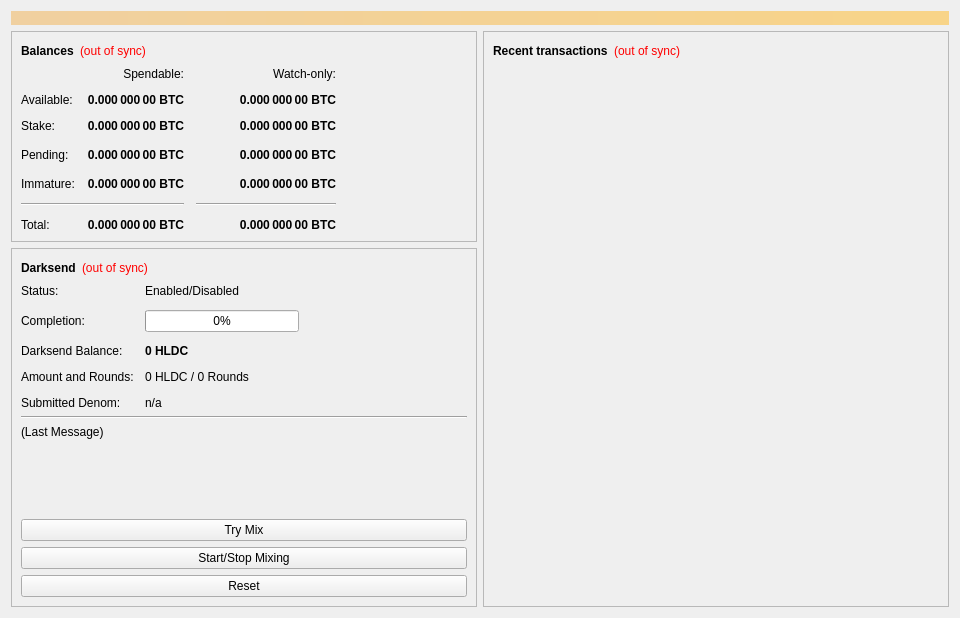
<?xml version="1.0" encoding="UTF-8"?>
<ui version="4.0">
 <class>OverviewPage</class>
 <widget class="QWidget" name="OverviewPage">
  <property name="geometry">
   <rect>
    <x>0</x>
    <y>0</y>
    <width>960</width>
    <height>618</height>
   </rect>
  </property>
  <property name="minimumSize">
   <size>
    <width>960</width>
    <height>0</height>
   </size>
  </property>
  <property name="windowTitle">
   <string>Form</string>
  </property>
  <property name="styleSheet">
   <string notr="true"/>
  </property>
  <layout class="QVBoxLayout" name="topLayout">
   <item>
    <widget class="QLabel" name="labelAlerts">
     <property name="visible">
      <bool>false</bool>
     </property>
     <property name="styleSheet">
      <string notr="true">background-color: qlineargradient(x1: 0, y1: 0, x2: 1, y2: 0, stop:0 #F0D0A0, stop:1 #F8D488); color:#000000;</string>
     </property>
     <property name="wordWrap">
      <bool>true</bool>
     </property>
     <property name="margin">
      <number>3</number>
     </property>
    </widget>
   </item>
   <item>
    <layout class="QHBoxLayout" name="horizontalLayout" stretch="1,1">
     <item>
      <layout class="QVBoxLayout" name="verticalLayout_2">
       <item>
        <widget class="QFrame" name="frame">
         <property name="frameShape">
          <enum>QFrame::StyledPanel</enum>
         </property>
         <property name="frameShadow">
          <enum>QFrame::Raised</enum>
         </property>
         <layout class="QVBoxLayout" name="verticalLayout_4">
          <item>
           <layout class="QHBoxLayout" name="horizontalLayout_4">
            <item>
             <widget class="QLabel" name="label_5">
              <property name="font">
               <font>
                <weight>75</weight>
                <bold>true</bold>
               </font>
              </property>
              <property name="text">
               <string>Balances</string>
              </property>
             </widget>
            </item>
            <item>
             <widget class="QLabel" name="labelWalletStatus">
              <property name="cursor">
               <cursorShape>WhatsThisCursor</cursorShape>
              </property>
              <property name="toolTip">
               <string>The displayed information may be out of date. Your wallet automatically synchronizes with the HeldCoin network after a connection is established, but this process has not completed yet.</string>
              </property>
              <property name="styleSheet">
               <string notr="true">QLabel { color: red; }</string>
              </property>
              <property name="text">
               <string notr="true">(out of sync)</string>
              </property>
              <property name="alignment">
               <set>Qt::AlignLeading|Qt::AlignLeft|Qt::AlignVCenter</set>
              </property>
             </widget>
            </item>
            <item>
             <spacer name="horizontalSpacer_3">
              <property name="orientation">
               <enum>Qt::Horizontal</enum>
              </property>
              <property name="sizeHint" stdset="0">
               <size>
                <width>40</width>
                <height>20</height>
               </size>
              </property>
             </spacer>
            </item>
           </layout>
          </item>
          <item>
           <layout class="QGridLayout" name="gridLayout">
            <property name="spacing">
             <number>12</number>
            </property>
            <item row="3" column="2">
             <widget class="QLabel" name="labelWatchPending">
              <property name="font">
               <font>
                <weight>75</weight>
                <bold>true</bold>
               </font>
              </property>
              <property name="cursor">
               <cursorShape>IBeamCursor</cursorShape>
              </property>
              <property name="toolTip">
               <string>Unconfirmed transactions to watch-only addresses</string>
              </property>
              <property name="text">
               <string notr="true">0.000 000 00 BTC</string>
              </property>
              <property name="alignment">
               <set>Qt::AlignRight|Qt::AlignTrailing|Qt::AlignVCenter</set>
              </property>
              <property name="textInteractionFlags">
               <set>Qt::LinksAccessibleByMouse|Qt::TextSelectableByKeyboard|Qt::TextSelectableByMouse</set>
              </property>
             </widget>
            </item>
            <item row="3" column="1">
             <widget class="QLabel" name="labelUnconfirmed">
              <property name="font">
               <font>
                <weight>75</weight>
                <bold>true</bold>
               </font>
              </property>
              <property name="cursor">
               <cursorShape>IBeamCursor</cursorShape>
              </property>
              <property name="toolTip">
               <string>Total of transactions that have yet to be confirmed, and do not yet count toward the spendable balance</string>
              </property>
              <property name="text">
               <string notr="true">0.000 000 00 BTC</string>
              </property>
              <property name="alignment">
               <set>Qt::AlignRight|Qt::AlignTrailing|Qt::AlignVCenter</set>
              </property>
              <property name="textInteractionFlags">
               <set>Qt::LinksAccessibleByMouse|Qt::TextSelectableByKeyboard|Qt::TextSelectableByMouse</set>
              </property>
             </widget>
            </item>
            <item row="4" column="2">
             <widget class="QLabel" name="labelWatchImmature">
              <property name="font">
               <font>
                <weight>75</weight>
                <bold>true</bold>
               </font>
              </property>
              <property name="cursor">
               <cursorShape>IBeamCursor</cursorShape>
              </property>
              <property name="toolTip">
               <string>Mined balance in watch-only addresses that has not yet matured</string>
              </property>
              <property name="text">
               <string notr="true">0.000 000 00 BTC</string>
              </property>
              <property name="alignment">
               <set>Qt::AlignRight|Qt::AlignTrailing|Qt::AlignVCenter</set>
              </property>
              <property name="textInteractionFlags">
               <set>Qt::LinksAccessibleByMouse|Qt::TextSelectableByKeyboard|Qt::TextSelectableByMouse</set>
              </property>
             </widget>
            </item>
            <item row="5" column="2">
             <widget class="Line" name="lineWatchBalance">
              <property name="sizePolicy">
               <sizepolicy hsizetype="Preferred" vsizetype="Fixed">
                <horstretch>0</horstretch>
                <verstretch>0</verstretch>
               </sizepolicy>
              </property>
              <property name="minimumSize">
               <size>
                <width>140</width>
                <height>0</height>
               </size>
              </property>
              <property name="orientation">
               <enum>Qt::Horizontal</enum>
              </property>
             </widget>
            </item>
            <item row="6" column="0">
             <widget class="QLabel" name="labelTotalText">
              <property name="text">
               <string>Total:</string>
              </property>
             </widget>
            </item>
            <item row="4" column="1">
             <widget class="QLabel" name="labelImmature">
              <property name="font">
               <font>
                <weight>75</weight>
                <bold>true</bold>
               </font>
              </property>
              <property name="cursor">
               <cursorShape>IBeamCursor</cursorShape>
              </property>
              <property name="toolTip">
               <string>Mined balance that has not yet matured</string>
              </property>
              <property name="text">
               <string notr="true">0.000 000 00 BTC</string>
              </property>
              <property name="alignment">
               <set>Qt::AlignRight|Qt::AlignTrailing|Qt::AlignVCenter</set>
              </property>
              <property name="textInteractionFlags">
               <set>Qt::LinksAccessibleByMouse|Qt::TextSelectableByKeyboard|Qt::TextSelectableByMouse</set>
              </property>
             </widget>
            </item>
            <item row="3" column="3">
             <spacer name="horizontalSpacer_2">
              <property name="orientation">
               <enum>Qt::Horizontal</enum>
              </property>
              <property name="sizeHint" stdset="0">
               <size>
                <width>40</width>
                <height>20</height>
               </size>
              </property>
             </spacer>
            </item>
            <item row="4" column="0">
             <widget class="QLabel" name="labelImmatureText">
              <property name="text">
               <string>Immature:</string>
              </property>
             </widget>
            </item>
            <item row="6" column="1">
             <widget class="QLabel" name="labelTotal">
              <property name="font">
               <font>
                <weight>75</weight>
                <bold>true</bold>
               </font>
              </property>
              <property name="cursor">
               <cursorShape>IBeamCursor</cursorShape>
              </property>
              <property name="toolTip">
               <string>Your current total balance</string>
              </property>
              <property name="text">
               <string notr="true">0.000 000 00 BTC</string>
              </property>
              <property name="alignment">
               <set>Qt::AlignRight|Qt::AlignTrailing|Qt::AlignVCenter</set>
              </property>
              <property name="textInteractionFlags">
               <set>Qt::LinksAccessibleByMouse|Qt::TextSelectableByKeyboard|Qt::TextSelectableByMouse</set>
              </property>
             </widget>
            </item>
            <item row="6" column="2">
             <widget class="QLabel" name="labelWatchTotal">
              <property name="font">
               <font>
                <weight>75</weight>
                <bold>true</bold>
               </font>
              </property>
              <property name="cursor">
               <cursorShape>IBeamCursor</cursorShape>
              </property>
              <property name="toolTip">
               <string>Current total balance in watch-only addresses</string>
              </property>
              <property name="text">
               <string notr="true">0.000 000 00 BTC</string>
              </property>
              <property name="alignment">
               <set>Qt::AlignRight|Qt::AlignTrailing|Qt::AlignVCenter</set>
              </property>
              <property name="textInteractionFlags">
               <set>Qt::LinksAccessibleByMouse|Qt::TextSelectableByKeyboard|Qt::TextSelectableByMouse</set>
              </property>
             </widget>
            </item>
            <item row="0" column="2">
             <widget class="QLabel" name="labelWatchonly">
              <property name="text">
               <string>Watch-only:</string>
              </property>
              <property name="alignment">
               <set>Qt::AlignRight|Qt::AlignTrailing|Qt::AlignVCenter</set>
              </property>
             </widget>
            </item>
            <item row="1" column="0">
             <widget class="QLabel" name="labelBalanceText">
              <property name="text">
               <string>Available:</string>
              </property>
             </widget>
            </item>
            <item row="1" column="1">
             <widget class="QLabel" name="labelBalance">
              <property name="font">
               <font>
                <weight>75</weight>
                <bold>true</bold>
               </font>
              </property>
              <property name="cursor">
               <cursorShape>IBeamCursor</cursorShape>
              </property>
              <property name="toolTip">
               <string>Your current spendable balance</string>
              </property>
              <property name="text">
               <string notr="true">0.000 000 00 BTC</string>
              </property>
              <property name="alignment">
               <set>Qt::AlignRight|Qt::AlignTrailing|Qt::AlignVCenter</set>
              </property>
              <property name="textInteractionFlags">
               <set>Qt::LinksAccessibleByMouse|Qt::TextSelectableByKeyboard|Qt::TextSelectableByMouse</set>
              </property>
             </widget>
            </item>
            <item row="2" column="0">
             <widget class="QLabel" name="label_10">
              <property name="text">
               <string>Stake:</string>
              </property>
             </widget>
            </item>
            <item row="2" column="1">
             <widget class="QLabel" name="labelStake">
              <property name="font">
               <font>
                <weight>75</weight>
                <bold>true</bold>
               </font>
              </property>
              <property name="cursor">
               <cursorShape>IBeamCursor</cursorShape>
              </property>
              <property name="toolTip">
               <string>Total of coins that was staked, and do not yet count toward the current balance</string>
              </property>
              <property name="text">
               <string notr="true">0.000 000 00 BTC</string>
              </property>
              <property name="alignment">
               <set>Qt::AlignRight|Qt::AlignTrailing|Qt::AlignVCenter</set>
              </property>
              <property name="textInteractionFlags">
               <set>Qt::LinksAccessibleByMouse|Qt::TextSelectableByKeyboard|Qt::TextSelectableByMouse</set>
              </property>
             </widget>
            </item>
            <item row="2" column="2">
             <widget class="QLabel" name="labelWatchStake">
              <property name="font">
               <font>
                <weight>75</weight>
                <bold>true</bold>
               </font>
              </property>
              <property name="cursor">
               <cursorShape>IBeamCursor</cursorShape>
              </property>
              <property name="toolTip">
               <string>Total of coins that was staked in watch-only addresses, and do not yet count toward the current watch-only balance</string>
              </property>
              <property name="text">
               <string notr="true">0.000 000 00 BTC</string>
              </property>
              <property name="alignment">
               <set>Qt::AlignRight|Qt::AlignTrailing|Qt::AlignVCenter</set>
              </property>
              <property name="textInteractionFlags">
               <set>Qt::LinksAccessibleByMouse|Qt::TextSelectableByKeyboard|Qt::TextSelectableByMouse</set>
              </property>
             </widget>
            </item>
            <item row="1" column="2">
             <widget class="QLabel" name="labelWatchAvailable">
              <property name="font">
               <font>
                <weight>75</weight>
                <bold>true</bold>
               </font>
              </property>
              <property name="cursor">
               <cursorShape>IBeamCursor</cursorShape>
              </property>
              <property name="toolTip">
               <string>Your current balance in watch-only addresses</string>
              </property>
              <property name="text">
               <string notr="true">0.000 000 00 BTC</string>
              </property>
              <property name="alignment">
               <set>Qt::AlignRight|Qt::AlignTrailing|Qt::AlignVCenter</set>
              </property>
              <property name="textInteractionFlags">
               <set>Qt::LinksAccessibleByMouse|Qt::TextSelectableByKeyboard|Qt::TextSelectableByMouse</set>
              </property>
             </widget>
            </item>
            <item row="3" column="0">
             <widget class="QLabel" name="labelPendingText">
              <property name="text">
               <string>Pending:</string>
              </property>
             </widget>
            </item>
            <item row="0" column="1">
             <widget class="QLabel" name="labelSpendable">
              <property name="text">
               <string>Spendable:</string>
              </property>
              <property name="alignment">
               <set>Qt::AlignRight|Qt::AlignTrailing|Qt::AlignVCenter</set>
              </property>
             </widget>
            </item>
            <item row="5" column="0" colspan="2">
             <widget class="Line" name="lineSpendableBalance">
              <property name="orientation">
               <enum>Qt::Horizontal</enum>
              </property>
             </widget>
            </item>
           </layout>
          </item>
         </layout>
        </widget>
       </item>
       <item>
        <widget class="QFrame" name="frameDarksend">
         <property name="sizePolicy">
          <sizepolicy hsizetype="Expanding" vsizetype="Expanding">
           <horstretch>0</horstretch>
           <verstretch>0</verstretch>
          </sizepolicy>
         </property>
         <property name="minimumSize">
          <size>
           <width>0</width>
           <height>350</height>
          </size>
         </property>
         <property name="layoutDirection">
          <enum>Qt::LeftToRight</enum>
         </property>
         <property name="frameShape">
          <enum>QFrame::StyledPanel</enum>
         </property>
         <property name="frameShadow">
          <enum>QFrame::Raised</enum>
         </property>
         <layout class="QVBoxLayout" name="verticalLayout_5">
          <item>
           <layout class="QHBoxLayout" name="horizontalLayout_5">
            <item>
             <widget class="QLabel" name="label_2">
              <property name="font">
               <font>
                <weight>75</weight>
                <bold>true</bold>
               </font>
              </property>
              <property name="text">
               <string>Darksend</string>
              </property>
             </widget>
            </item>
            <item>
             <widget class="QLabel" name="labelDarksendSyncStatus">
              <property name="toolTip">
               <string>The displayed information may be out of date. Your wallet automatically synchronizes with the HeldCoin network after a connection is established, but this process has not completed yet.</string>
              </property>
              <property name="styleSheet">
               <string notr="true">QLabel { color: red; }</string>
              </property>
              <property name="text">
               <string notr="true">(out of sync)</string>
              </property>
              <property name="alignment">
               <set>Qt::AlignLeading|Qt::AlignLeft|Qt::AlignVCenter</set>
              </property>
             </widget>
            </item>
            <item>
             <spacer name="horizontalSpacer_4">
              <property name="orientation">
               <enum>Qt::Horizontal</enum>
              </property>
              <property name="sizeHint" stdset="0">
               <size>
                <width>40</width>
                <height>20</height>
               </size>
              </property>
             </spacer>
            </item>
           </layout>
          </item>
          <item>
           <layout class="QFormLayout" name="formLayout">
            <property name="fieldGrowthPolicy">
             <enum>QFormLayout::AllNonFixedFieldsGrow</enum>
            </property>
            <property name="horizontalSpacing">
             <number>11</number>
            </property>
            <property name="verticalSpacing">
             <number>12</number>
            </property>
            <item row="0" column="0">
             <widget class="QLabel" name="label_6">
              <property name="text">
               <string>Status:</string>
              </property>
             </widget>
            </item>
            <item row="1" column="0">
             <widget class="QLabel" name="label_7">
              <property name="text">
               <string>Completion:</string>
              </property>
             </widget>
            </item>
            <item row="1" column="1">
             <widget class="QProgressBar" name="darksendProgress">
              <property name="maximumSize">
               <size>
                <width>154</width>
                <height>16777215</height>
               </size>
              </property>
              <property name="value">
               <number>0</number>
              </property>
             </widget>
            </item>
            <item row="3" column="0">
             <widget class="QLabel" name="labelAnonymizedText">
              <property name="text">
               <string>Darksend Balance:</string>
              </property>
             </widget>
            </item>
            <item row="3" column="1">
             <widget class="QLabel" name="labelAnonymized">
              <property name="font">
               <font>
                <weight>75</weight>
                <bold>true</bold>
               </font>
              </property>
              <property name="text">
               <string notr="true">0 HLDC</string>
              </property>
             </widget>
            </item>
            <item row="4" column="0">
             <widget class="QLabel" name="label_8">
              <property name="text">
               <string>Amount and Rounds:</string>
              </property>
             </widget>
            </item>
            <item row="4" column="1">
             <widget class="QLabel" name="labelAmountRounds">
              <property name="text">
               <string>0 HLDC / 0 Rounds</string>
              </property>
             </widget>
            </item>
            <item row="5" column="0">
             <widget class="QLabel" name="label_9">
              <property name="text">
               <string>Submitted Denom:</string>
              </property>
             </widget>
            </item>
            <item row="5" column="1">
             <widget class="QLabel" name="labelSubmittedDenom">
              <property name="toolTip">
               <string>The denominations you submitted to the Masternode.&lt;br&gt;To mix, other users must submit the exact same denominations.</string>
              </property>
              <property name="text">
               <string>n/a</string>
              </property>
             </widget>
            </item>
            <item row="0" column="1">
             <widget class="QLabel" name="darksendEnabled">
              <property name="text">
               <string>Enabled/Disabled</string>
              </property>
             </widget>
            </item>
           </layout>
          </item>
          <item>
           <widget class="Line" name="lineLastMessage">
            <property name="orientation">
             <enum>Qt::Horizontal</enum>
            </property>
           </widget>
          </item>
          <item>
           <widget class="QLabel" name="darksendStatus">
            <property name="minimumSize">
             <size>
              <width>288</width>
              <height>43</height>
             </size>
            </property>
            <property name="text">
             <string>(Last Message)</string>
            </property>
            <property name="alignment">
             <set>Qt::AlignLeading|Qt::AlignLeft|Qt::AlignTop</set>
            </property>
            <property name="wordWrap">
             <bool>true</bool>
            </property>
           </widget>
          </item>
          <item>
           <spacer name="verticalSpacer_2">
            <property name="orientation">
             <enum>Qt::Vertical</enum>
            </property>
            <property name="sizeHint" stdset="0">
             <size>
              <width>20</width>
              <height>40</height>
             </size>
            </property>
           </spacer>
          </item>
          <item>
           <widget class="QPushButton" name="darksendAuto">
            <property name="sizePolicy">
             <sizepolicy hsizetype="MinimumExpanding" vsizetype="Fixed">
              <horstretch>0</horstretch>
              <verstretch>0</verstretch>
             </sizepolicy>
            </property>
            <property name="toolTip">
             <string>Try to manually submit a Darksend request.</string>
            </property>
            <property name="text">
             <string>Try Mix</string>
            </property>
           </widget>
          </item>
          <item>
           <widget class="QPushButton" name="toggleDarksend">
            <property name="sizePolicy">
             <sizepolicy hsizetype="MinimumExpanding" vsizetype="Fixed">
              <horstretch>0</horstretch>
              <verstretch>0</verstretch>
             </sizepolicy>
            </property>
            <property name="text">
             <string>Start/Stop Mixing</string>
            </property>
           </widget>
          </item>
          <item>
           <widget class="QPushButton" name="darksendReset">
            <property name="sizePolicy">
             <sizepolicy hsizetype="MinimumExpanding" vsizetype="Fixed">
              <horstretch>0</horstretch>
              <verstretch>0</verstretch>
             </sizepolicy>
            </property>
            <property name="toolTip">
             <string>Reset the current status of Darksend (can interrupt Darksend if it's in the process of Mixing, which can cost you money!)</string>
            </property>
            <property name="autoFillBackground">
             <bool>false</bool>
            </property>
            <property name="text">
             <string>Reset</string>
            </property>
           </widget>
          </item>
         </layout>
        </widget>
       </item>
      </layout>
     </item>
     <item>
      <layout class="QVBoxLayout" name="verticalLayout_3">
       <item>
        <widget class="QFrame" name="frame_2">
         <property name="frameShape">
          <enum>QFrame::StyledPanel</enum>
         </property>
         <property name="frameShadow">
          <enum>QFrame::Raised</enum>
         </property>
         <layout class="QVBoxLayout" name="verticalLayout">
          <item>
           <layout class="QHBoxLayout" name="horizontalLayout_2">
            <item>
             <widget class="QLabel" name="label_4">
              <property name="font">
               <font>
                <weight>75</weight>
                <bold>true</bold>
               </font>
              </property>
              <property name="text">
               <string>Recent transactions</string>
              </property>
             </widget>
            </item>
            <item>
             <widget class="QLabel" name="labelTransactionsStatus">
              <property name="cursor">
               <cursorShape>WhatsThisCursor</cursorShape>
              </property>
              <property name="toolTip">
               <string>The displayed information may be out of date. Your wallet automatically synchronizes with the HeldCoin network after a connection is established, but this process has not completed yet.</string>
              </property>
              <property name="styleSheet">
               <string notr="true">QLabel { color: red; }</string>
              </property>
              <property name="text">
               <string notr="true">(out of sync)</string>
              </property>
              <property name="alignment">
               <set>Qt::AlignRight|Qt::AlignTrailing|Qt::AlignVCenter</set>
              </property>
             </widget>
            </item>
            <item>
             <spacer name="horizontalSpacer">
              <property name="orientation">
               <enum>Qt::Horizontal</enum>
              </property>
              <property name="sizeHint" stdset="0">
               <size>
                <width>40</width>
                <height>20</height>
               </size>
              </property>
             </spacer>
            </item>
           </layout>
          </item>
          <item>
           <widget class="QListView" name="listTransactions">
            <property name="styleSheet">
             <string notr="true">QListView { background: transparent; }</string>
            </property>
            <property name="frameShape">
             <enum>QFrame::NoFrame</enum>
            </property>
            <property name="verticalScrollBarPolicy">
             <enum>Qt::ScrollBarAlwaysOff</enum>
            </property>
            <property name="horizontalScrollBarPolicy">
             <enum>Qt::ScrollBarAlwaysOff</enum>
            </property>
            <property name="selectionMode">
             <enum>QAbstractItemView::NoSelection</enum>
            </property>
           </widget>
          </item>
         </layout>
        </widget>
       </item>
      </layout>
     </item>
    </layout>
   </item>
  </layout>
 </widget>
 <resources/>
 <connections/>
</ui>
